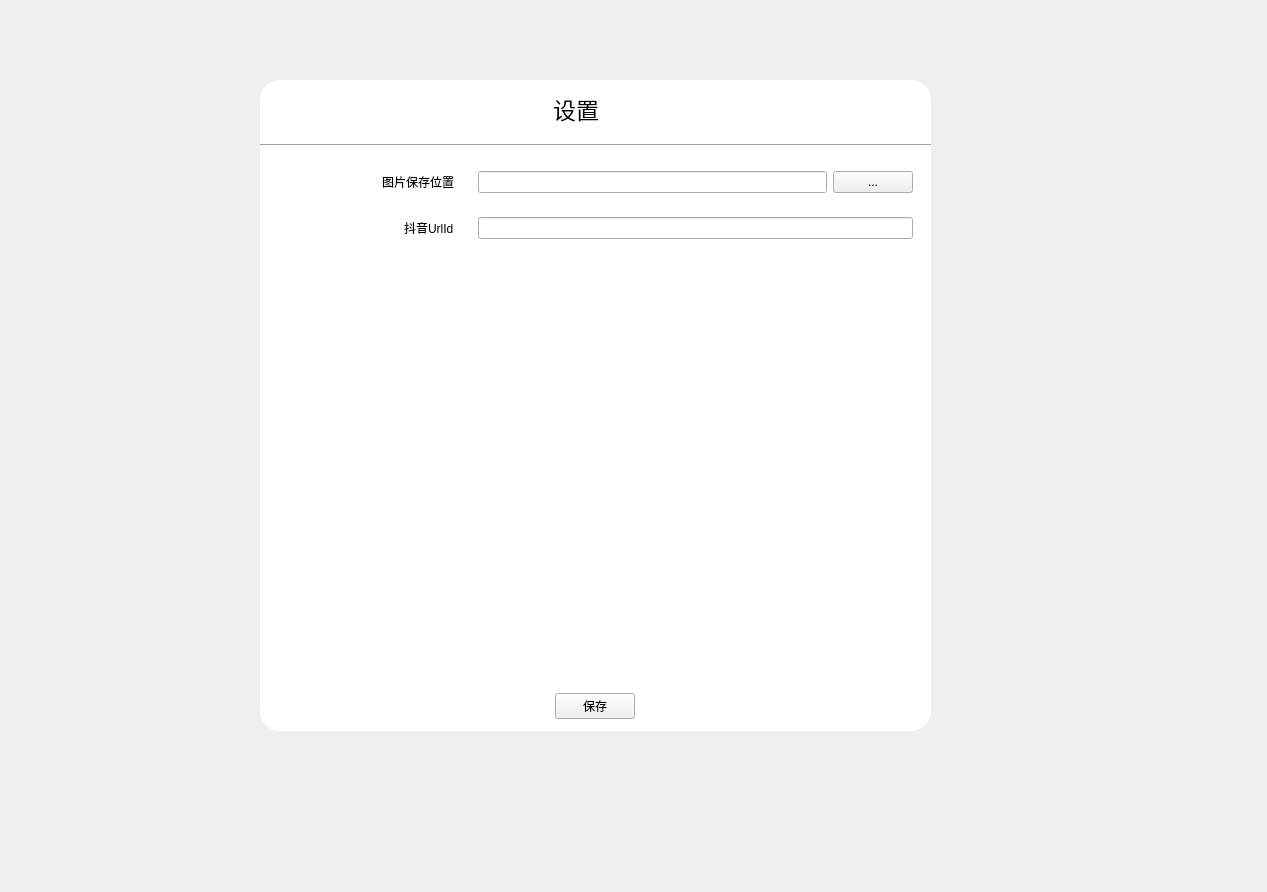
<?xml version="1.0" encoding="UTF-8"?>
<ui version="4.0">
 <class>Form</class>
 <widget class="QWidget" name="Form">
  <property name="geometry">
   <rect>
    <x>0</x>
    <y>0</y>
    <width>1267</width>
    <height>892</height>
   </rect>
  </property>
  <property name="windowTitle">
   <string>Form</string>
  </property>
  <widget class="QWidget" name="main" native="true">
   <property name="geometry">
    <rect>
     <x>260</x>
     <y>80</y>
     <width>671</width>
     <height>651</height>
    </rect>
   </property>
   <property name="minimumSize">
    <size>
     <width>671</width>
     <height>651</height>
    </size>
   </property>
   <property name="styleSheet">
    <string notr="true">#main {
background-color: rgb(255, 255, 255);
border-radius: 20px;
}
</string>
   </property>
   <layout class="QVBoxLayout" name="verticalLayout_2">
    <item>
     <layout class="QVBoxLayout" name="verticalLayout">
      <item>
       <widget class="QWidget" name="topBar" native="true">
        <property name="sizePolicy">
         <sizepolicy hsizetype="Preferred" vsizetype="Preferred">
          <horstretch>0</horstretch>
          <verstretch>1</verstretch>
         </sizepolicy>
        </property>
        <layout class="QVBoxLayout" name="verticalLayout_3">
         <property name="leftMargin">
          <number>0</number>
         </property>
         <property name="topMargin">
          <number>0</number>
         </property>
         <property name="rightMargin">
          <number>0</number>
         </property>
         <property name="bottomMargin">
          <number>0</number>
         </property>
         <item>
          <layout class="QHBoxLayout" name="horizontalLayout">
           <item alignment="Qt::AlignHCenter">
            <widget class="QLabel" name="settingTitle">
             <property name="sizePolicy">
              <sizepolicy hsizetype="Preferred" vsizetype="Preferred">
               <horstretch>30</horstretch>
               <verstretch>0</verstretch>
              </sizepolicy>
             </property>
             <property name="font">
              <font>
               <pointsize>17</pointsize>
              </font>
             </property>
             <property name="text">
              <string>设置</string>
             </property>
            </widget>
           </item>
           <item alignment="Qt::AlignTop">
            <widget class="QPushButton" name="closeButton">
             <property name="sizePolicy">
              <sizepolicy hsizetype="MinimumExpanding" vsizetype="Fixed">
               <horstretch>1</horstretch>
               <verstretch>0</verstretch>
              </sizepolicy>
             </property>
             <property name="styleSheet">
              <string notr="true">#closeButton {
border: none;
}
#closeButton:hover{
padding-bottom:4px;
}</string>
             </property>
             <property name="text">
              <string/>
             </property>
             <property name="icon">
              <iconset resource="pc.qrc">
               <normaloff>:/icons/icons/close-sharp.png</normaloff>:/icons/icons/close-sharp.png</iconset>
             </property>
            </widget>
           </item>
          </layout>
         </item>
        </layout>
       </widget>
      </item>
      <item>
       <widget class="Line" name="line">
        <property name="orientation">
         <enum>Qt::Horizontal</enum>
        </property>
       </widget>
      </item>
      <item>
       <widget class="QWidget" name="container" native="true">
        <property name="sizePolicy">
         <sizepolicy hsizetype="Preferred" vsizetype="Preferred">
          <horstretch>0</horstretch>
          <verstretch>10</verstretch>
         </sizepolicy>
        </property>
        <layout class="QVBoxLayout" name="verticalLayout_5">
         <property name="leftMargin">
          <number>0</number>
         </property>
         <property name="topMargin">
          <number>0</number>
         </property>
         <property name="rightMargin">
          <number>0</number>
         </property>
         <property name="bottomMargin">
          <number>12</number>
         </property>
         <item>
          <layout class="QVBoxLayout" name="verticalLayout_4">
           <item>
            <widget class="QWidget" name="widget_3" native="true">
             <layout class="QHBoxLayout" name="horizontalLayout_3">
              <property name="bottomMargin">
               <number>0</number>
              </property>
              <item>
               <layout class="QHBoxLayout" name="horizontalLayout_2">
                <item>
                 <widget class="QWidget" name="widget_4" native="true">
                  <property name="sizePolicy">
                   <sizepolicy hsizetype="Preferred" vsizetype="Preferred">
                    <horstretch>3</horstretch>
                    <verstretch>0</verstretch>
                   </sizepolicy>
                  </property>
                  <layout class="QHBoxLayout" name="horizontalLayout_4">
                   <item alignment="Qt::AlignRight">
                    <widget class="QLabel" name="st1">
                     <property name="sizePolicy">
                      <sizepolicy hsizetype="Preferred" vsizetype="Preferred">
                       <horstretch>3</horstretch>
                       <verstretch>0</verstretch>
                      </sizepolicy>
                     </property>
                     <property name="text">
                      <string>图片保存位置</string>
                     </property>
                    </widget>
                   </item>
                  </layout>
                 </widget>
                </item>
                <item>
                 <widget class="QWidget" name="widget_5" native="true">
                  <property name="sizePolicy">
                   <sizepolicy hsizetype="Preferred" vsizetype="Preferred">
                    <horstretch>7</horstretch>
                    <verstretch>0</verstretch>
                   </sizepolicy>
                  </property>
                  <layout class="QHBoxLayout" name="horizontalLayout_5">
                   <item>
                    <widget class="QLineEdit" name="imagePath">
                     <property name="sizePolicy">
                      <sizepolicy hsizetype="Expanding" vsizetype="Fixed">
                       <horstretch>5</horstretch>
                       <verstretch>0</verstretch>
                      </sizepolicy>
                     </property>
                    </widget>
                   </item>
                   <item alignment="Qt::AlignLeft">
                    <widget class="QPushButton" name="cDownloadPath">
                     <property name="sizePolicy">
                      <sizepolicy hsizetype="Minimum" vsizetype="Fixed">
                       <horstretch>1</horstretch>
                       <verstretch>0</verstretch>
                      </sizepolicy>
                     </property>
                     <property name="styleSheet">
                      <string notr="true">#cDownloadPath{
}</string>
                     </property>
                     <property name="text">
                      <string>...</string>
                     </property>
                    </widget>
                   </item>
                  </layout>
                 </widget>
                </item>
               </layout>
              </item>
             </layout>
            </widget>
           </item>
          </layout>
         </item>
         <item>
          <widget class="QWidget" name="widget_6" native="true">
           <layout class="QHBoxLayout" name="horizontalLayout_6">
            <property name="topMargin">
             <number>0</number>
            </property>
            <item>
             <layout class="QHBoxLayout" name="horizontalLayout_7">
              <item>
               <widget class="QWidget" name="widget_7" native="true">
                <property name="sizePolicy">
                 <sizepolicy hsizetype="Preferred" vsizetype="Preferred">
                  <horstretch>3</horstretch>
                  <verstretch>0</verstretch>
                 </sizepolicy>
                </property>
                <layout class="QHBoxLayout" name="horizontalLayout_8">
                 <item alignment="Qt::AlignRight">
                  <widget class="QLabel" name="st2">
                   <property name="sizePolicy">
                    <sizepolicy hsizetype="Preferred" vsizetype="Preferred">
                     <horstretch>3</horstretch>
                     <verstretch>0</verstretch>
                    </sizepolicy>
                   </property>
                   <property name="text">
                    <string>抖音UrlId</string>
                   </property>
                  </widget>
                 </item>
                </layout>
               </widget>
              </item>
              <item>
               <widget class="QWidget" name="widget_8" native="true">
                <property name="sizePolicy">
                 <sizepolicy hsizetype="Preferred" vsizetype="Preferred">
                  <horstretch>7</horstretch>
                  <verstretch>0</verstretch>
                 </sizepolicy>
                </property>
                <layout class="QHBoxLayout" name="horizontalLayout_9">
                 <item>
                  <widget class="QLineEdit" name="dyUrlId">
                   <property name="sizePolicy">
                    <sizepolicy hsizetype="Expanding" vsizetype="Fixed">
                     <horstretch>5</horstretch>
                     <verstretch>0</verstretch>
                    </sizepolicy>
                   </property>
                  </widget>
                 </item>
                </layout>
               </widget>
              </item>
             </layout>
            </item>
           </layout>
          </widget>
         </item>
         <item>
          <spacer name="verticalSpacer">
           <property name="orientation">
            <enum>Qt::Vertical</enum>
           </property>
           <property name="sizeHint" stdset="0">
            <size>
             <width>20</width>
             <height>40</height>
            </size>
           </property>
          </spacer>
         </item>
         <item alignment="Qt::AlignHCenter">
          <widget class="QPushButton" name="saveButton">
           <property name="text">
            <string>保存</string>
           </property>
          </widget>
         </item>
        </layout>
       </widget>
      </item>
     </layout>
    </item>
   </layout>
  </widget>
 </widget>
 <resources>
  <include location="pc.qrc"/>
 </resources>
 <connections/>
</ui>
